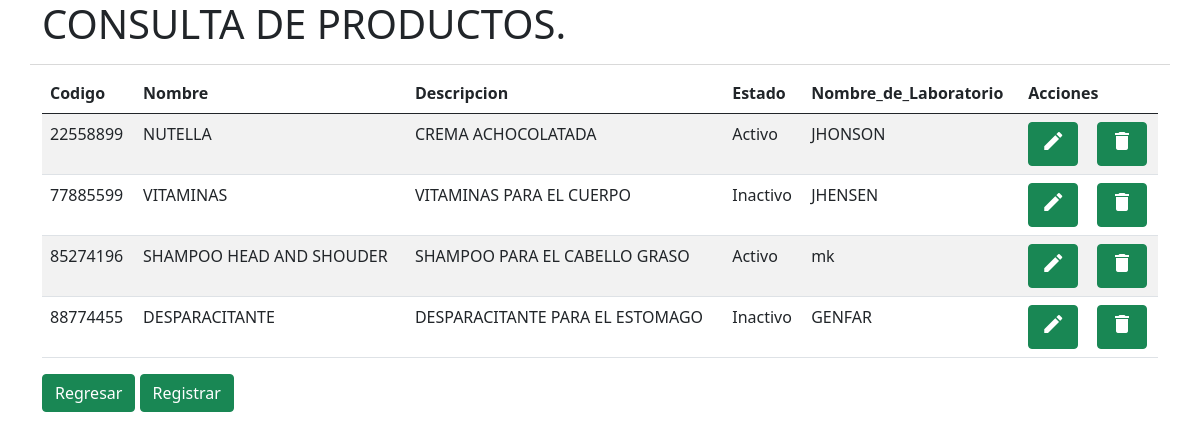
The app's page /views/consulta_producto.php with its own data.
### tables this page shows
CREATE TABLE `producto` (
  `codigo` varchar(255) NOT NULL,
  `nombre` varchar(255) NOT NULL,
  `descripcion` varchar(255) NOT NULL,
  `estado` varchar(255) NOT NULL,
  `nombre_laboratorio` varchar(255) NOT NULL
);

### controllers/consulta_producto.php (the view, shortened to what this page needs)
<?php
$servername = "localhost";
$username   = "root";
$password   = "";
$dbname     = "medicamentos";
$conn = new mysqli($servername, $username, $password, $dbname);
$sql = "SELECT * FROM producto";
$result = $conn->query($sql);
if($result->num_rows >0){
  while($row = $result->fetch_assoc()){
    $codigo=$row["codigo"];
    $nombre=$row["nombre"];
    $descripcion=$row["descripcion"];
    $estado=$row["estado"];
    $nombre_laboratorio=$row["nombre_laboratorio"];
    echo "
<tr>
<td >$codigo</td>
<td>$nombre</td>
<td >$descripcion</td>
<td >$estado</td>
<td >$nombre_laboratorio</td>
 <td><a href='#' class= 'btn btn-success'><span class='material-icons'>edit</span></a></td>
 <td><a href='#' class='btn btn-success'><span class='material-icons'>delete</span></a></td>
</tr>
";
      }
  }else{
    echo "0 registros";
}
?>

### records on screen
producto: codigo "22558899", nombre "NUTELLA", descripcion "CREMA ACHOCOLATADA", estado "Activo", nombre_laboratorio "JHONSON"
producto: codigo "77885599", nombre "VITAMINAS", descripcion "VITAMINAS PARA EL CUERPO", estado "Inactivo", nombre_laboratorio "JHENSEN"
producto: codigo "85274196", nombre "SHAMPOO HEAD AND SHOUDER", descripcion "SHAMPOO PARA EL CABELLO GRASO", estado "Activo", nombre_laboratorio "mk"
producto: codigo "88774455", nombre "DESPARACITANTE", descripcion "DESPARACITANTE PARA EL ESTOMAGO", estado "Inactivo", nombre_laboratorio "GENFAR"
